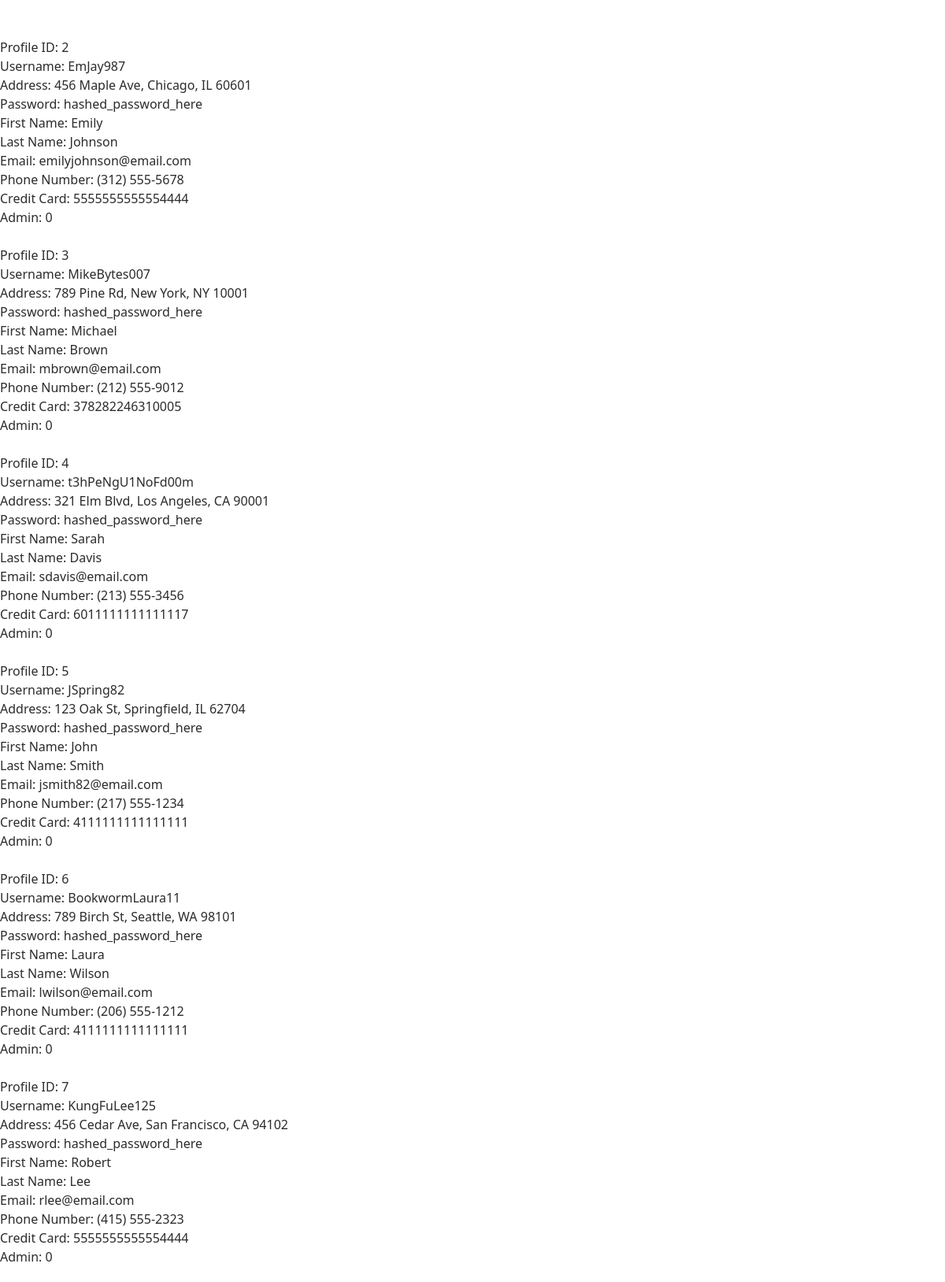
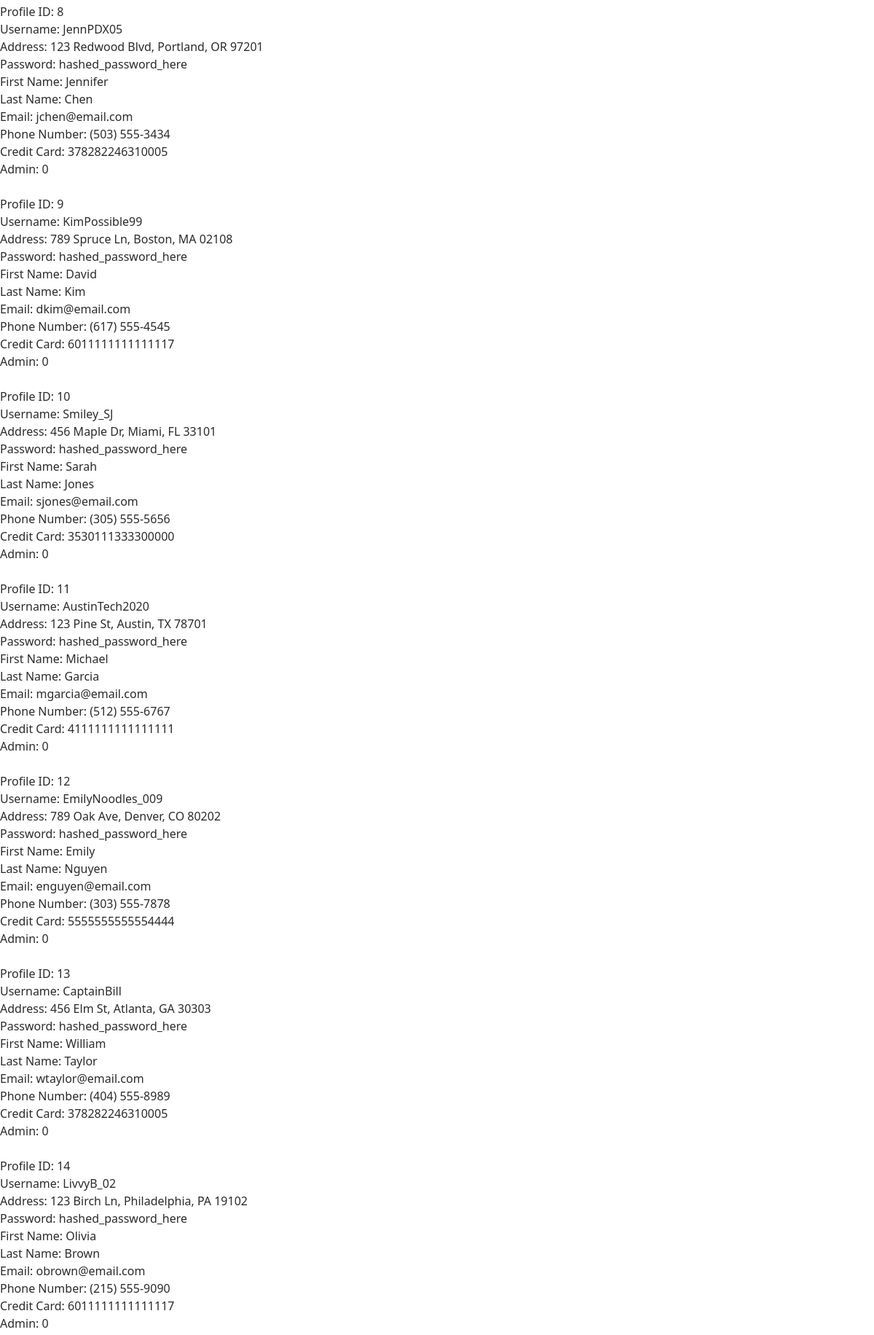
/reportTableProfile.php (upper part), run on the app's committed database (2 pictures, top to bottom).
### tables this page shows
CREATE TABLE `user_profile` (
  `profileID` int(11) NOT NULL,
  `username` varchar(50) DEFAULT NULL,
  `address` varchar(255) DEFAULT NULL,
  `password` varchar(255) DEFAULT NULL,
  `firstName` varchar(50) DEFAULT NULL,
  `lastName` varchar(50) DEFAULT NULL,
  `email` varchar(100) DEFAULT NULL,
  `phoneNumber` varchar(20) DEFAULT NULL,
  `creditCard` varchar(20) DEFAULT NULL,
  `isAdmin` tinyint(1) DEFAULT NULL
);

### reportTableProfile.php (the view, shortened to what this page needs)
<?php
require_once 'db_connection.php';
$query = "SELECT * FROM user_profile";
$result = $conn->query($query);
?>
<!DOCTYPE html>
<html lang="en">
<head>
    <link href="https://cdn.jsdelivr.net/npm/bootstrap@5.3.2/dist/css/bootstrap.min.css" rel="stylesheet">
    <link href="css/style.css" rel="stylesheet">
    <link rel="stylesheet" href="https://cdnjs.cloudflare.com/ajax/libs/font-awesome/6.5.0/css/all.min.css">
</head>
<body>
    <?php
    if ($result->num_rows > 0) {
        while ($row = $result->fetch_assoc()) {
            echo "<div>";
            echo "Profile ID: " . $row["profileID"] . "<br>";
            echo "Username: " . $row["username"] . "<br>";
            echo "Address: " . $row["address"] . "<br>";
            echo "Password: " . $row["password"] . "<br>";
            echo "First Name: " . $row["firstName"] . "<br>";
            echo "Last Name: " . $row["lastName"] . "<br>";
            echo "Email: " . $row["email"] . "<br>";
            echo "Phone Number: " . $row["phoneNumber"] . "<br>";
            echo "Credit Card: " . $row["creditCard"] . "<br>";
            echo "Admin: " . $row["isAdmin"] . "<br>";
            echo "</div><br>";
        }
    } else {
        echo "No results found.";
    }
    ?>
</body>
</html>

### css/style.css (style rules this page uses)
body, h1, h2, p { margin: 0; padding: 0; }
body { color: #2B2B2B; }
body { background-color: #ffffff; }

### css/footerstyle.css (style rules this page uses)
* { margin:0; padding: 0; box-sizing: border-box; }

### data on the page
user_profile: profileID "2", username "EmJay987", address "456 Maple Ave, Chicago, IL 60601", password "hashed_password_here", firstName "Emily", lastName "Johnson", email "emilyjohnson@email.com", phoneNumber "(312) 555-5678", creditCard "5555555555554444", isAdmin "0"
user_profile: profileID "3", username "MikeBytes007", address "789 Pine Rd, New York, NY 10001", password "hashed_password_here", firstName "Michael", lastName "Brown", email "mbrown@email.com", phoneNumber "(212) 555-9012", creditCard "378282246310005", isAdmin "0"
user_profile: profileID "4", username "t3hPeNgU1NoFd00m", address "321 Elm Blvd, Los Angeles, CA 90001", password "hashed_password_here", firstName "Sarah", lastName "Davis", email "sdavis@email.com", phoneNumber "(213) 555-3456", creditCard "6011111111111117", isAdmin "0"
user_profile: profileID "5", username "JSpring82", address "123 Oak St, Springfield, IL 62704", password "hashed_password_here", firstName "John", lastName "Smith", email "jsmith82@email.com", phoneNumber "(217) 555-1234", creditCard "4111111111111111", isAdmin "0"
user_profile: profileID "6", username "BookwormLaura11", address "789 Birch St, Seattle, WA 98101", password "hashed_password_here", firstName "Laura", lastName "Wilson", email "lwilson@email.com", phoneNumber "(206) 555-1212", creditCard "4111111111111111", isAdmin "0"
user_profile: profileID "7", username "KungFuLee125", address "456 Cedar Ave, San Francisco, CA 94102", password "hashed_password_here", firstName "Robert", lastName "Lee", email "rlee@email.com", phoneNumber "(415) 555-2323", creditCard "5555555555554444", isAdmin "0"
user_profile: profileID "8", username "JennPDX05", address "123 Redwood Blvd, Portland, OR 97201", password "hashed_password_here", firstName "Jennifer", lastName "Chen", email "jchen@email.com", phoneNumber "(503) 555-3434", creditCard "378282246310005", isAdmin "0"
user_profile: profileID "9", username "KimPossible99", address "789 Spruce Ln, Boston, MA 02108", password "hashed_password_here", firstName "David", lastName "Kim", email "dkim@email.com", phoneNumber "(617) 555-4545", creditCard "6011111111111117", isAdmin "0"
user_profile: profileID "10", username "Smiley_SJ", address "456 Maple Dr, Miami, FL 33101", password "hashed_password_here", firstName "Sarah", lastName "Jones", email "sjones@email.com", phoneNumber "(305) 555-5656", creditCard "3530111333300000", isAdmin "0"
user_profile: profileID "11", username "AustinTech2020", address "123 Pine St, Austin, TX 78701", password "hashed_password_here", firstName "Michael", lastName "Garcia", email "mgarcia@email.com", phoneNumber "(512) 555-6767", creditCard "4111111111111111", isAdmin "0"
user_profile: profileID "12", username "EmilyNoodles_009", address "789 Oak Ave, Denver, CO 80202", password "hashed_password_here", firstName "Emily", lastName "Nguyen", email "enguyen@email.com", phoneNumber "(303) 555-7878", creditCard "5555555555554444", isAdmin "0"
user_profile: profileID "13", username "CaptainBill", address "456 Elm St, Atlanta, GA 30303", password "hashed_password_here", firstName "William", lastName "Taylor", email "wtaylor@email.com", phoneNumber "(404) 555-8989", creditCard "378282246310005", isAdmin "0"
user_profile: profileID "14", username "LivvyB_02", address "123 Birch Ln, Philadelphia, PA 19102", password "hashed_password_here", firstName "Olivia", lastName "Brown", email "obrown@email.com", phoneNumber "(215) 555-9090", creditCard "6011111111111117", isAdmin "0"
